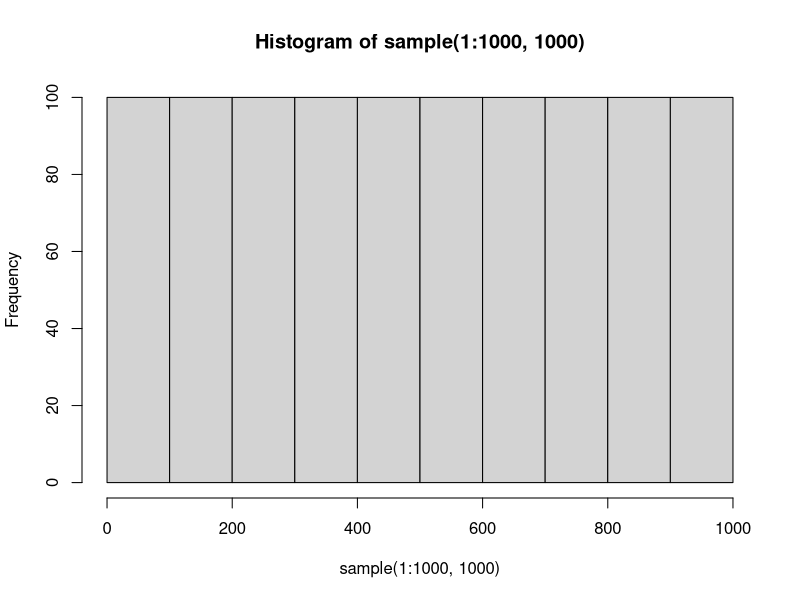

Write the R code that produced this figure.
## ---- chunk 1
knitr::opts_chunk$set(
  collapse = TRUE,
  comment = "#>",
  fig.path = "man/figures/README-",
  out.width = "100%"
)
## ---- chunk 2
hist(sample(1:1000,1000))
